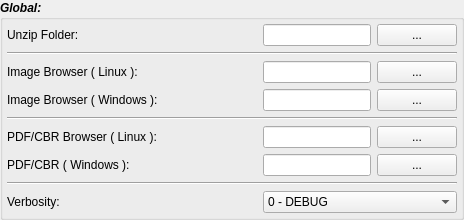
               <widget class="QGroupBox" name="Global_Settings">
                <property name="font">
                 <font>
                  <italic>true</italic>
                  <bold>true</bold>
                 </font>
                </property>
                <property name="title">
                 <string>Global:</string>
                </property>
                <layout class="QVBoxLayout" name="verticalLayout_11">
                 <property name="leftMargin">
                  <number>4</number>
                 </property>
                 <property name="topMargin">
                  <number>4</number>
                 </property>
                 <property name="rightMargin">
                  <number>4</number>
                 </property>
                 <property name="bottomMargin">
                  <number>4</number>
                 </property>
                 <item>
                  <layout class="QHBoxLayout" name="horizontalLayout_22">
                   <item>
                    <widget class="QLabel" name="label_sgPathUnzipMegascans">
                     <property name="minimumSize">
                      <size>
                       <width>250</width>
                       <height>0</height>
                      </size>
                     </property>
                     <property name="maximumSize">
                      <size>
                       <width>250</width>
                       <height>16777215</height>
                      </size>
                     </property>
                     <property name="font">
                      <font>
                       <italic>false</italic>
                       <bold>false</bold>
                      </font>
                     </property>
                     <property name="text">
                      <string>Unzip Folder:</string>
                     </property>
                    </widget>
                   </item>
                   <item>
                    <widget class="QLineEdit" name="lineEdit_sgPathUnzipMegascans">
                     <property name="font">
                      <font>
                       <italic>false</italic>
                       <bold>false</bold>
                      </font>
                     </property>
                     <property name="readOnly">
                      <bool>false</bool>
                     </property>
                    </widget>
                   </item>
                   <item>
                    <widget class="QPushButton" name="pb_sgPathUnzipMegascans">
                     <property name="enabled">
                      <bool>true</bool>
                     </property>
                     <property name="minimumSize">
                      <size>
                       <width>80</width>
                       <height>0</height>
                      </size>
                     </property>
                     <property name="maximumSize">
                      <size>
                       <width>80</width>
                       <height>16777215</height>
                      </size>
                     </property>
                     <property name="font">
                      <font>
                       <italic>false</italic>
                       <bold>false</bold>
                      </font>
                     </property>
                     <property name="text">
                      <string>...</string>
                     </property>
                    </widget>
                   </item>
                  </layout>
                 </item>
                 <item>
                  <widget class="Line" name="line_19">
                   <property name="orientation">
                    <enum>Qt::Horizontal</enum>
                   </property>
                  </widget>
                 </item>
                 <item>
                  <layout class="QHBoxLayout" name="horizontalLayout_23">
                   <item>
                    <widget class="QLabel" name="label_sgPathBrowser_lin">
                     <property name="minimumSize">
                      <size>
                       <width>250</width>
                       <height>0</height>
                      </size>
                     </property>
                     <property name="maximumSize">
                      <size>
                       <width>250</width>
                       <height>16777215</height>
                      </size>
                     </property>
                     <property name="font">
                      <font>
                       <italic>false</italic>
                       <bold>false</bold>
                      </font>
                     </property>
                     <property name="text">
                      <string>Image Browser ( Linux ):</string>
                     </property>
                    </widget>
                   </item>
                   <item>
                    <widget class="QLineEdit" name="lineEdit_sgPathBrowser_lin">
                     <property name="font">
                      <font>
                       <italic>false</italic>
                       <bold>false</bold>
                      </font>
                     </property>
                     <property name="readOnly">
                      <bool>false</bool>
                     </property>
                    </widget>
                   </item>
                   <item>
                    <widget class="QPushButton" name="pb_sgPathBrowser_lin">
                     <property name="enabled">
                      <bool>true</bool>
                     </property>
                     <property name="minimumSize">
                      <size>
                       <width>80</width>
                       <height>0</height>
                      </size>
                     </property>
                     <property name="maximumSize">
                      <size>
                       <width>80</width>
                       <height>16777215</height>
                      </size>
                     </property>
                     <property name="font">
                      <font>
                       <italic>false</italic>
                       <bold>false</bold>
                      </font>
                     </property>
                     <property name="text">
                      <string>...</string>
                     </property>
                    </widget>
                   </item>
                  </layout>
                 </item>
                 <item>
                  <layout class="QHBoxLayout" name="horizontalLayout_65">
                   <item>
                    <widget class="QLabel" name="label_sgPathBrowser_win">
                     <property name="minimumSize">
                      <size>
                       <width>250</width>
                       <height>0</height>
                      </size>
                     </property>
                     <property name="maximumSize">
                      <size>
                       <width>250</width>
                       <height>16777215</height>
                      </size>
                     </property>
                     <property name="font">
                      <font>
                       <italic>false</italic>
                       <bold>false</bold>
                      </font>
                     </property>
                     <property name="text">
                      <string>Image Browser ( Windows ):</string>
                     </property>
                    </widget>
                   </item>
                   <item>
                    <widget class="QLineEdit" name="lineEdit_sgPathBrowser_win">
                     <property name="font">
                      <font>
                       <italic>false</italic>
                       <bold>false</bold>
                      </font>
                     </property>
                     <property name="readOnly">
                      <bool>false</bool>
                     </property>
                    </widget>
                   </item>
                   <item>
                    <widget class="QPushButton" name="pb_sgPathBrowser_win">
                     <property name="enabled">
                      <bool>true</bool>
                     </property>
                     <property name="minimumSize">
                      <size>
                       <width>80</width>
                       <height>0</height>
                      </size>
                     </property>
                     <property name="maximumSize">
                      <size>
                       <width>80</width>
                       <height>16777215</height>
                      </size>
                     </property>
                     <property name="font">
                      <font>
                       <italic>false</italic>
                       <bold>false</bold>
                      </font>
                     </property>
                     <property name="text">
                      <string>...</string>
                     </property>
                    </widget>
                   </item>
                  </layout>
                 </item>
                 <item>
                  <widget class="Line" name="line_17">
                   <property name="orientation">
                    <enum>Qt::Horizontal</enum>
                   </property>
                  </widget>
                 </item>
                 <item>
                  <layout class="QHBoxLayout" name="horizontalLayout_68">
                   <item>
                    <widget class="QLabel" name="label_sgPDFPathBrowser_lin">
                     <property name="minimumSize">
                      <size>
                       <width>250</width>
                       <height>0</height>
                      </size>
                     </property>
                     <property name="maximumSize">
                      <size>
                       <width>250</width>
                       <height>16777215</height>
                      </size>
                     </property>
                     <property name="font">
                      <font>
                       <italic>false</italic>
                       <bold>false</bold>
                      </font>
                     </property>
                     <property name="text">
                      <string>PDF/CBR Browser ( Linux ):</string>
                     </property>
                    </widget>
                   </item>
                   <item>
                    <widget class="QLineEdit" name="lineEdit_sgPDFPathBrowser_lin">
                     <property name="font">
                      <font>
                       <italic>false</italic>
                       <bold>false</bold>
                      </font>
                     </property>
                     <property name="readOnly">
                      <bool>false</bool>
                     </property>
                    </widget>
                   </item>
                   <item>
                    <widget class="QPushButton" name="pb_sgPDFPathBrowser_lin">
                     <property name="enabled">
                      <bool>true</bool>
                     </property>
                     <property name="minimumSize">
                      <size>
                       <width>80</width>
                       <height>0</height>
                      </size>
                     </property>
                     <property name="maximumSize">
                      <size>
                       <width>80</width>
                       <height>16777215</height>
                      </size>
                     </property>
                     <property name="font">
                      <font>
                       <italic>false</italic>
                       <bold>false</bold>
                      </font>
                     </property>
                     <property name="text">
                      <string>...</string>
                     </property>
                    </widget>
                   </item>
                  </layout>
                 </item>
                 <item>
                  <layout class="QHBoxLayout" name="horizontalLayout_67">
                   <item>
                    <widget class="QLabel" name="label_sgPDFPathBrowser_win">
                     <property name="minimumSize">
                      <size>
                       <width>250</width>
                       <height>0</height>
                      </size>
                     </property>
                     <property name="maximumSize">
                      <size>
                       <width>250</width>
                       <height>16777215</height>
                      </size>
                     </property>
                     <property name="font">
                      <font>
                       <italic>false</italic>
                       <bold>false</bold>
                      </font>
                     </property>
                     <property name="text">
                      <string>PDF/CBR ( Windows ):</string>
                     </property>
                    </widget>
                   </item>
                   <item>
                    <widget class="QLineEdit" name="lineEdit_sgPDFPathBrowser_win">
                     <property name="font">
                      <font>
                       <italic>false</italic>
                       <bold>false</bold>
                      </font>
                     </property>
                     <property name="readOnly">
                      <bool>false</bool>
                     </property>
                    </widget>
                   </item>
                   <item>
                    <widget class="QPushButton" name="pb_sgPDFPathBrowser_win">
                     <property name="enabled">
                      <bool>true</bool>
                     </property>
                     <property name="minimumSize">
                      <size>
                       <width>80</width>
                       <height>0</height>
                      </size>
                     </property>
                     <property name="maximumSize">
                      <size>
                       <width>80</width>
                       <height>16777215</height>
                      </size>
                     </property>
                     <property name="font">
                      <font>
                       <italic>false</italic>
                       <bold>false</bold>
                      </font>
                     </property>
                     <property name="text">
                      <string>...</string>
                     </property>
                    </widget>
                   </item>
                  </layout>
                 </item>
                 <item>
                  <widget class="Line" name="line_18">
                   <property name="orientation">
                    <enum>Qt::Horizontal</enum>
                   </property>
                  </widget>
                 </item>
                 <item>
                  <layout class="QHBoxLayout" name="horizontalLayout_15">
                   <item>
                    <widget class="QLabel" name="sgGlobalSettings_VerbosityTxt">
                     <property name="minimumSize">
                      <size>
                       <width>250</width>
                       <height>0</height>
                      </size>
                     </property>
                     <property name="maximumSize">
                      <size>
                       <width>250</width>
                       <height>16777215</height>
                      </size>
                     </property>
                     <property name="font">
                      <font>
                       <italic>false</italic>
                       <bold>false</bold>
                      </font>
                     </property>
                     <property name="text">
                      <string>Verbosity:</string>
                     </property>
                    </widget>
                   </item>
                   <item>
                    <widget class="QComboBox" name="sgGlobalSettings_Verbosity">
                     <property name="font">
                      <font>
                       <italic>false</italic>
                       <bold>false</bold>
                      </font>
                     </property>
                     <item>
                      <property name="text">
                       <string>0 - DEBUG</string>
                      </property>
                     </item>
                     <item>
                      <property name="text">
                       <string>1 - INFOS</string>
                      </property>
                     </item>
                     <item>
                      <property name="text">
                       <string>2 - ERROR</string>
                      </property>
                     </item>
                    </widget>
                   </item>
                  </layout>
                 </item>
                </layout>
               </widget>
